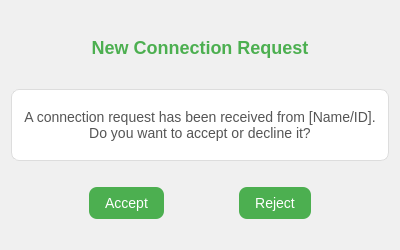
<?xml version="1.0" encoding="UTF-8"?>
<ui version="4.0">
 <class>ConfirmBeConnectDialog</class>
 <widget class="QDialog" name="ConfirmBeConnectDialog">
  <property name="geometry">
   <rect>
    <x>0</x>
    <y>0</y>
    <width>400</width>
    <height>250</height>
   </rect>
  </property>
  <property name="windowTitle">
   <string>Connection Request</string>
  </property>
  <property name="styleSheet">
   <string notr="true">
     QDialog {
         background-color: #f0f0f0;
         border-radius: 10px;
         padding: 20px;
     }

     QLabel {
         color: #333333;
         font-size: 16px;
     }

     QLabel#label_title {
         font-size: 18px;
         font-weight: bold;
         color: #4CAF50;
     }

     QLabel#label_content {
         font-size: 14px;
         color: #555555;
         padding: 10px;
         background-color: #ffffff;
         border-radius: 8px;
         border: 1px solid #dddddd;
     }

     QPushButton {
         background-color: #4CAF50;
         color: white;
         font-size: 14px;
         border-radius: 8px;
         padding: 8px 16px;
         border: none;
     }

     QPushButton:hover {
         background-color: #45a049;
     }

     QPushButton:pressed {
         background-color: #388e3c;
     }

     QHBoxLayout {
         margin-top: 20px;
     }
   </string>
  </property>
  <layout class="QGridLayout" name="gridLayout">
   <item row="0" column="0">
    <widget class="QLabel" name="label_title">
     <property name="text">
      <string>New Connection Request</string>
     </property>
     <property name="alignment">
      <set>Qt::AlignCenter</set>
     </property>
    </widget>
   </item>
   <item row="1" column="0">
    <widget class="QLabel" name="label_content">
     <property name="text">
      <string>A connection request has been received from [Name/ID]. Do you want to accept or decline it?</string>
     </property>
     <property name="alignment">
      <set>Qt::AlignCenter</set>
     </property>
     <property name="wordWrap">
      <bool>true</bool>
     </property>
    </widget>
   </item>
   <item row="2" column="0">
    <widget class="QWidget" name="widget" native="true">
     <layout class="QHBoxLayout" name="horizontalLayout">
      <item>
       <spacer name="horizontalSpacer_2">
        <property name="orientation">
         <enum>Qt::Horizontal</enum>
        </property>
        <property name="sizeHint" stdset="0">
         <size>
          <width>50</width>
          <height>20</height>
         </size>
        </property>
       </spacer>
      </item>
      <item>
       <widget class="QPushButton" name="btn_accept">
        <property name="text">
         <string>Accept</string>
        </property>
       </widget>
      </item>
      <item>
       <spacer name="horizontalSpacer">
        <property name="orientation">
         <enum>Qt::Horizontal</enum>
        </property>
        <property name="sizeHint" stdset="0">
         <size>
          <width>20</width>
          <height>20</height>
         </size>
        </property>
       </spacer>
      </item>
      <item>
       <widget class="QPushButton" name="btn_reject">
        <property name="text">
         <string>Reject</string>
        </property>
       </widget>
      </item>
      <item>
       <spacer name="horizontalSpacer_3">
        <property name="orientation">
         <enum>Qt::Horizontal</enum>
        </property>
        <property name="sizeHint" stdset="0">
         <size>
          <width>50</width>
          <height>20</height>
         </size>
        </property>
       </spacer>
      </item>
     </layout>
    </widget>
   </item>
  </layout>
 </widget>
 <resources/>
 <connections/>
</ui>
